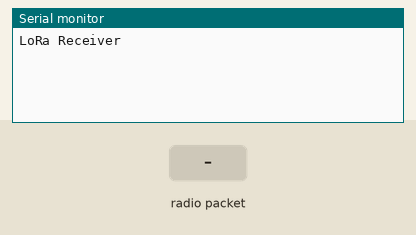
Recording of a sketch running on a simulated Arduino Uno, built with avr-gcc and run on an emulated ATmega328P. Shown: the last lines printed to the serial monitor. Inputs (shaded band) come from the test bench. No radio packets arrive unless stated.

Above: at 1.2 s.
1.3 s: radio packet "1" arrives
At 2.5 s:
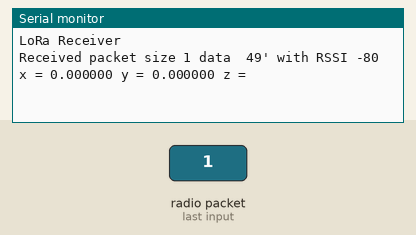
2.8 s: radio packet "0" arrives
At 3.9 s:
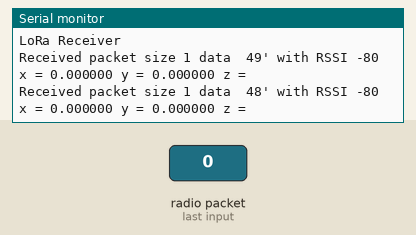
4.3 s: radio packet "2" arrives
At 5.0 s:
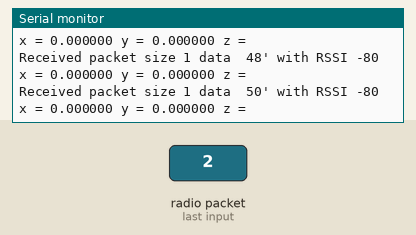

Measured:
- after the input at 1.3 s, the serial monitor: prints a new line at once (image 1)
- after the input at 2.8 s, the serial monitor: prints a new line at once (image 2)
- after the input at 4.3 s, the serial monitor: prints a new line at once (image 3)

The sketch:

Allah_myard_metbuveriyigonderiyim.ino
```cpp
#include <SPI.h>
#include <LoRa.h>

struct Data {
  double x;
  double y;
  char z[10];
} data;


void setup() {
  Serial.begin(115200);
  while (!Serial);
  Serial.println("LoRa Receiver");
  LoRa.setPins(18, 14, 26); // for Lora 32u4
  if (!LoRa.begin(866E6)) {
    Serial.println("Starting LoRa failed!");
    while (1);
  }
}

void loop() {
  // try to parse packet
  int packetSize = LoRa.parsePacket();
  if (packetSize) {
    // received a packet
    Serial.print("\nReceived packet size ");
    Serial.print(packetSize);
    Serial.print(" data ");
    // read packet
    while (LoRa.available())
      for (int i = 0; i < packetSize; i++) {
        ((byte *) &data)[i] = LoRa.read();
        Serial.print(' ');
        Serial.print(((byte *) &data)[i]);
      }
    // print RSSI of packet
    Serial.print("' with RSSI ");
    Serial.println(LoRa.packetRssi());
    Serial.print("x = "); Serial.print(data.x, 6);
    Serial.print(" y = "); Serial.print(data.y, 6);
    Serial.print(" z = "); Serial.print(data.z);

  }
}
```
